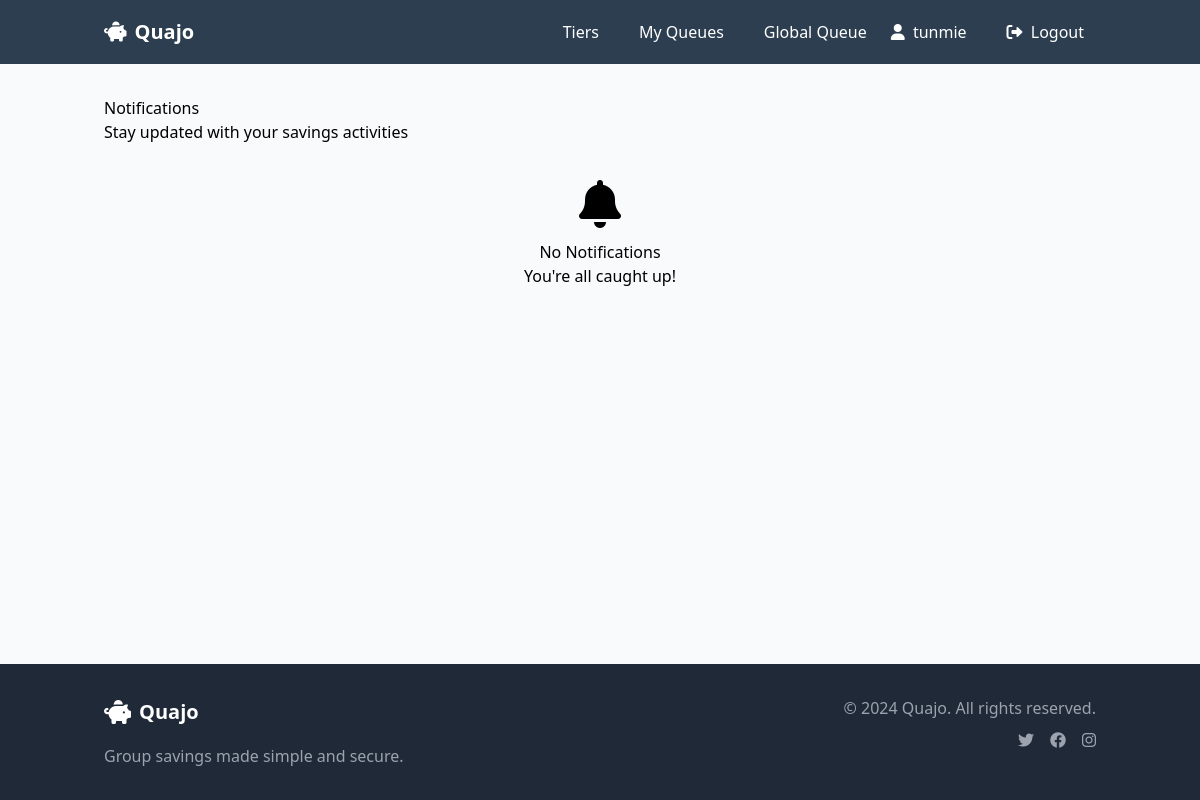
The page /notifications/ (signed in) on the database as committed earlier.
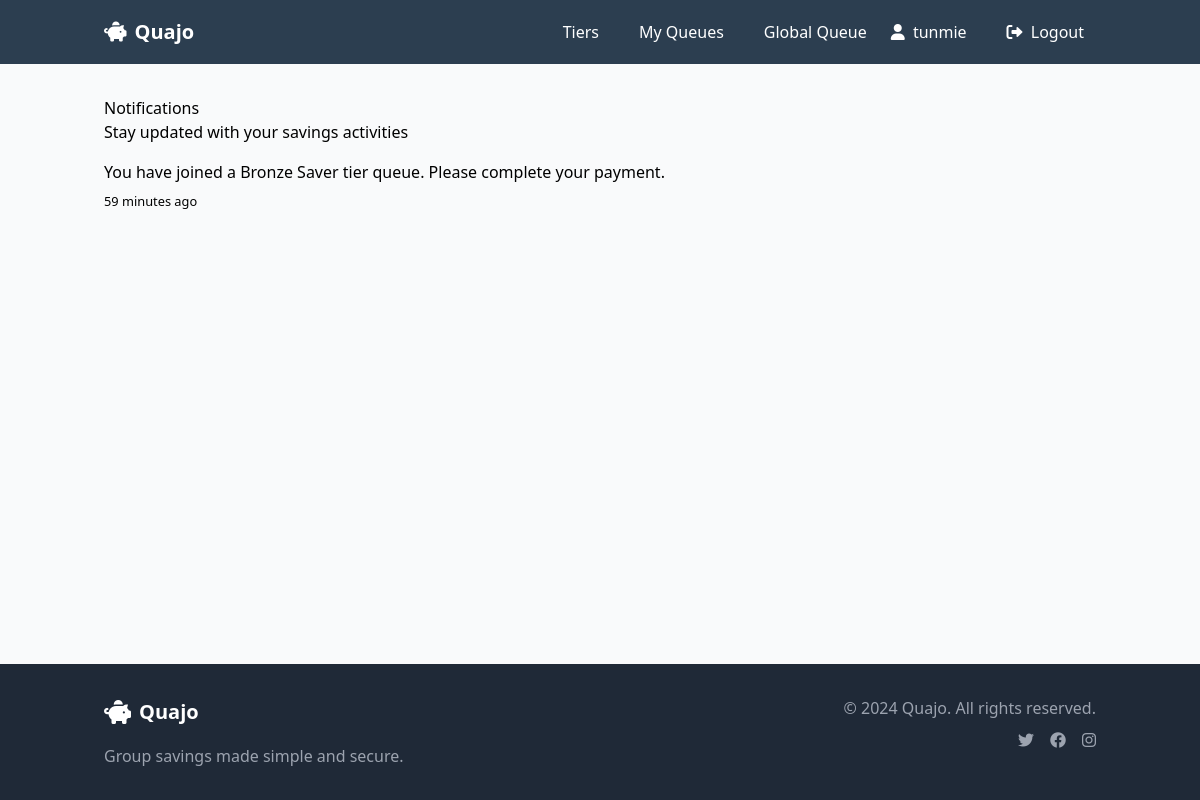
The same page on the database as committed later.
### dashboard/models.py (models this page shows, shortened)
class Notification(models.Model):
    NOTIFICATION_TYPES = (
        ('queue_joined', 'Queue Joined'),
        ('payment_confirmed', 'Payment Confirmed'),
        ('payout_ready', 'Payout Ready'),
        ('payout_completed', 'Payout Completed'),
        ('system', 'System Notification'),
    )
    user = models.ForeignKey(User, on_delete=models.CASCADE, related_name='notifications')
    notification_type = models.CharField(max_length=20, choices=NOTIFICATION_TYPES)
    message = models.TextField()
    is_read = models.BooleanField(default=False)
    created_at = models.DateTimeField(auto_now_add=True)
    class Meta:
        ordering = ['-created_at']

### dashboard/views.py (the view)
# urls.py: path('notifications/', views.notifications, name='notifications'),
@login_required
def notifications(request):
    Notification.objects.filter(
        user=request.user,
        is_read=False
    ).update(is_read=True)
    notifications = Notification.objects.filter(
        user=request.user
    ).order_by('-created_at')
    context = {
        'notifications': notifications,
    }
    return render(request, 'dashboard/notifications.html', context)

### templates/dashboard/notifications.html (shortened to what this page needs)
{% extends 'base.html' %}
{% block content %}
<div class="row mb-4">
    <div class="col">
        <h2 class="display-6">Notifications</h2>
        <p class="text-muted">Stay updated with your savings activities</p>
    </div>
</div>
<div class="card">
    <div class="list-group list-group-flush">
        {% for notification in notifications %}
        <div class="list-group-item">
            <div class="d-flex justify-content-between align-items-start">
                <div>
                    <h6 class="mb-1">{{ notification.message }}</h6>
                    <small class="text-muted">{{ notification.created_at|timesince }} ago</small>
                </div>
            </div>
        </div>
        {% empty %}
        <div class="text-center py-5">
            <i class="fas fa-bell fa-3x text-muted mb-3"></i>
            <h4>No Notifications</h4>
            <p class="text-muted">You're all caught up!</p>
        </div>
        {% endfor %}
    </div>
</div>
{% endblock %}

Rows that differ between the two databases and show on the page:
added Notification: message "You have joined a Bronze Saver tier queue. Please complete your payment.", created_at "59 minutes"
Other text that changed with them:
text no longer shown: "No Notifications You're all caught up!"
